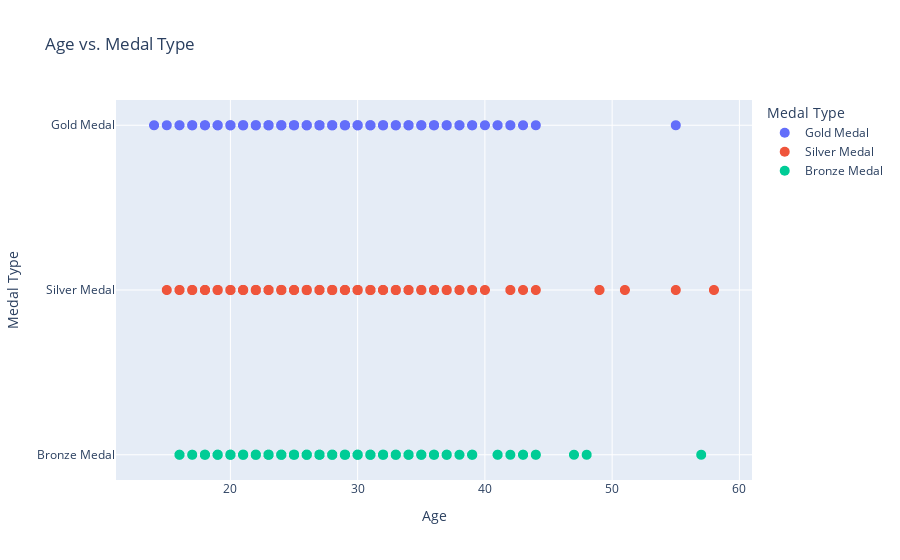

Write notebook code for a chart like this one.
### Code cell
# Scatter Plot: Age vs. Medal Count
scatter_plot = px.scatter(df, 
                           x='age', 
                           y='medal_type', 
                           color='medal_type', 
                           title='Age vs. Medal Type',
                           labels={'age': 'Age', 'medal_type': 'Medal Type'},
                           color_discrete_sequence=px.colors.qualitative.Plotly)
scatter_plot.update_traces(marker=dict(size=10))
scatter_plot.show()

### Figure 1 — Plotly figure (JSON) as saved in the notebook; plotly's stock layout.template omitted (floating-point values rounded to 4 significant figures; data arrays with more than 128 entries replaced by an {"elided": "..."} marker saying what was removed)
{"data": [{"hovertemplate": "Medal Type=%{y}<br>Age=%{x}<extra></extra>", "legendgroup": "Gold Medal", "marker": {"color": "#636EFA", "size": 10, "symbol": "circle"}, "mode": "markers", "name": "Gold Medal", "showlegend": true, "type": "scattergl", "x": {"elided": "752 int values"}, "xaxis": "x", "y": {"elided": "752 str values"}, "yaxis": "y"}, {"hovertemplate": "Medal Type=%{y}<br>Age=%{x}<extra></extra>", "legendgroup": "Silver Medal", "marker": {"color": "#EF553B", "size": 10, "symbol": "circle"}, "mode": "markers", "name": "Silver Medal", "showlegend": true, "type": "scattergl", "x": {"elided": "756 int values"}, "xaxis": "x", "y": {"elided": "756 str values"}, "yaxis": "y"}, {"hovertemplate": "Medal Type=%{y}<br>Age=%{x}<extra></extra>", "legendgroup": "Bronze Medal", "marker": {"color": "#00CC96", "size": 10, "symbol": "circle"}, "mode": "markers", "name": "Bronze Medal", "showlegend": true, "type": "scattergl", "x": {"elided": "807 int values"}, "xaxis": "x", "y": {"elided": "807 str values"}, "yaxis": "y"}], "layout": {"autosize": true, "legend": {"title": {"text": "Medal Type"}, "tracegroupgap": 0}, "title": {"text": "Age vs. Medal Type"}, "xaxis": {"anchor": "y", "autorange": true, "domain": [0, 1], "range": [11.14, 60.86], "title": {"text": "Age"}, "type": "linear"}, "yaxis": {"anchor": "x", "autorange": true, "categoryarray": ["Bronze Medal", "Silver Medal", "Gold Medal"], "categoryorder": "array", "domain": [0, 1], "range": [-0.204, 2.204], "title": {"text": "Medal Type"}, "type": "category"}}}
